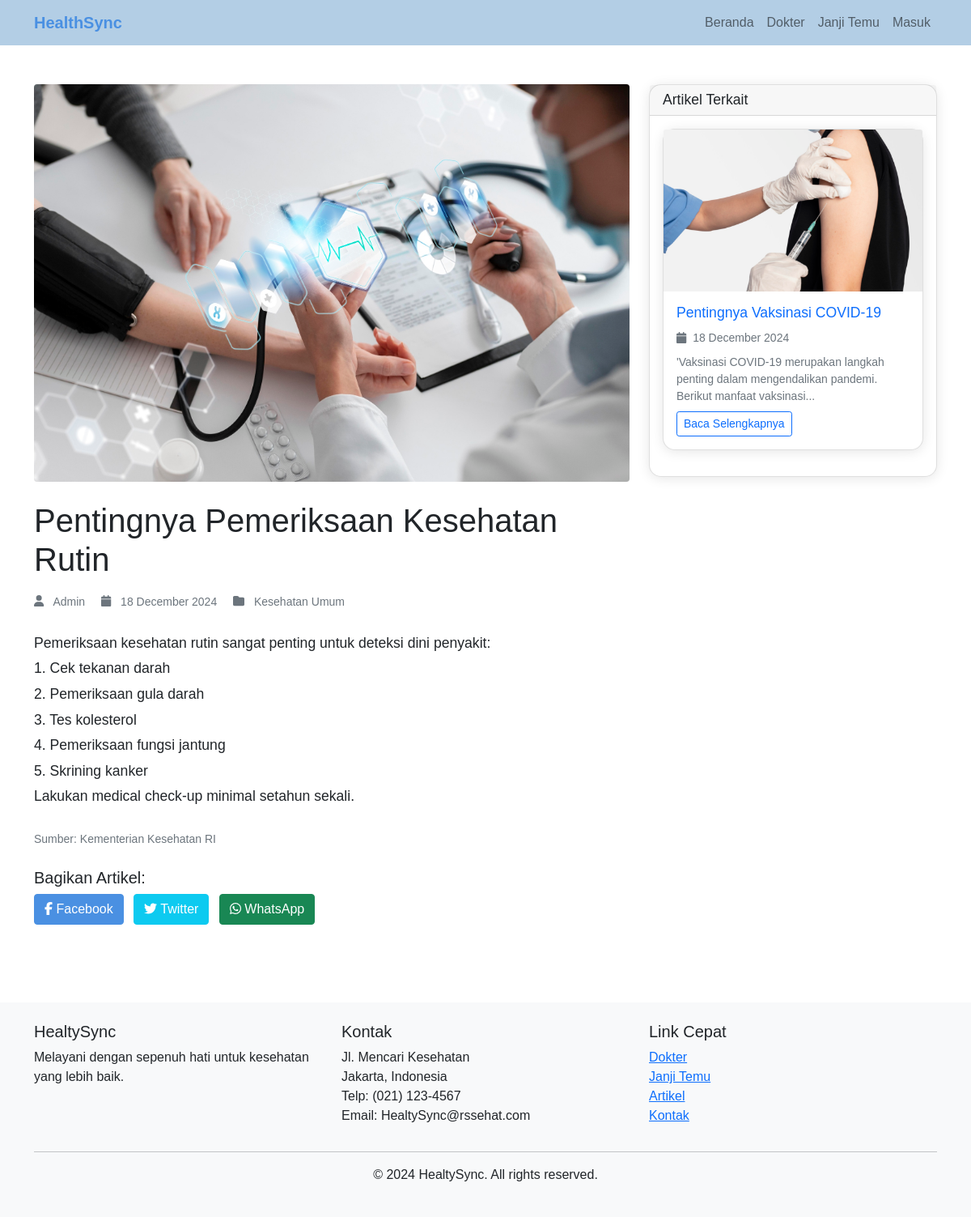
The page /article.php?id=9 on the database its author committed.
### tables this page shows
CREATE TABLE `health_articles` (
  `id` int(11) NOT NULL,
  `title` varchar(255) NOT NULL,
  `content` text NOT NULL,
  `image` varchar(255) DEFAULT NULL,
  `category` varchar(100) NOT NULL,
  `author_id` int(11) DEFAULT NULL,
  `source` varchar(255) DEFAULT NULL,
  `published_at` timestamp NOT NULL DEFAULT current_timestamp(),
  `created_at` timestamp NOT NULL DEFAULT current_timestamp(),
  `updated_at` timestamp NOT NULL DEFAULT current_timestamp() ON UPDATE current_timestamp()
);

### article.php (the view, shortened to what this page needs)
<?php
require_once 'config/database.php';
if (isset($_GET['id'])) {
    try {
        $stmt = $pdo->prepare("
            SELECT
                ha.*,
                u.name as author_name
            FROM health_articles ha
            LEFT JOIN users u ON ha.author_id = u.id
            WHERE ha.id = ?
        ");
        $stmt->execute([$_GET['id']]);
        $article = $stmt->fetch();
        $stmt = $pdo->prepare("
            SELECT * FROM health_articles
            WHERE category = ? AND id != ?
            ORDER BY published_at DESC
            LIMIT 3
        ");
        $stmt->execute([$article['category'], $article['id']]);
        $related_articles = $stmt->fetchAll();
    } catch(PDOException $e) {
        $error = "Terjadi kesalahan saat mengambil artikel.";
    }
    try {
        $stmt = $pdo->prepare("
            SELECT * FROM health_articles
            WHERE category = ?
            AND id != ?
            AND published_at <= CURRENT_TIMESTAMP
            ORDER BY published_at DESC
            LIMIT 3
        ");
        $stmt->execute([$article['category'], $article['id']]);
        $related_articles = $stmt->fetchAll();
    } catch(PDOException $e) {
        $error = "Terjadi kesalahan saat mengambil artikel terkait.";
    }
} else {
    header("Location: articles.php");
    exit();
}
include 'includes/header.php';
?>
<div class="container my-5">
    <?php if (isset($error)): ?>
        <div class="alert alert-danger"><?php echo $error; ?></div>
    <?php else: ?>
        <div class="row">
            <div class="col-lg-8">
                <article>
                    <?php if($article['image']): ?>
                        <img src="<?php echo htmlspecialchars($article['image']); ?>"
                             alt="<?php echo htmlspecialchars($article['title']); ?>"
                             class="img-fluid rounded mb-4">
                    <?php endif; ?>
                    <h1 class="mb-3"><?php echo htmlspecialchars($article['title']); ?></h1>
                    <div class="text-muted mb-4">
                        <small>
                            <i class="fas fa-user me-2"></i>
                            <?php echo htmlspecialchars($article['author_name'] ?? 'Admin'); ?>
                            <i class="fas fa-calendar ms-3 me-2"></i>
                            <?php echo date('d F Y', strtotime($article['published_at'])); ?>
                            <i class="fas fa-folder ms-3 me-2"></i>
                            <?php echo htmlspecialchars($article['category']); ?>
                        </small>
                    </div>
                    <div class="article-content">
                        <?php echo nl2br(htmlspecialchars($article['content'])); ?>
                    </div>
                    <?php if($article['source']): ?>
                        <div class="mt-4">
                            <small class="text-muted">
                                Sumber: <?php echo htmlspecialchars($article['source']); ?>
                            </small>
                        </div>
                    <?php endif; ?>
                </article>
                <div class="mt-4 mb-5">
                    <h5>Bagikan Artikel:</h5>
                    <?php
                    $share_url = urlencode("http://" . $_SERVER['HTTP_HOST'] . $_SERVER['REQUEST_URI']);
                    $share_title = urlencode($article['title']);
                    ?>
                    <a href="https://www.facebook.com/sharer/sharer.php?u=<?php echo $share_url; ?>"
                       class="btn btn-primary me-2" target="_blank">
                        <i class="fab fa-facebook-f"></i> Facebook
                    </a>
                    <a href="https://twitter.com/intent/tweet?url=<?php echo $share_url; ?>&text=<?php echo $share_title; ?>"
                       class="btn btn-info me-2 text-white" target="_blank">
                        <i class="fab fa-twitter"></i> Twitter
                    </a>
                    <a href="https://wa.me/?text=<?php echo $share_title . '%20' . $share_url; ?>"
                       class="btn btn-success" target="_blank">
                        <i class="fab fa-whatsapp"></i> WhatsApp
                    </a>
                </div>
            </div>
            <div class="col-lg-4">
                <div class="card mb-4">
                    <div class="card-header">
                        <h5 class="card-title mb-0">Artikel Terkait</h5>
                    </div>
                    <div class="card-body">
                        <?php if(empty($related_articles)): ?>
                            <p class="text-muted">Tidak ada artikel terkait.</p>
                        <?php else: ?>
                            <?php foreach($related_articles as $related): ?>
                                <div class="card mb-3">
                                    <?php if($related['image']): ?>
                                        <img src="<?php echo htmlspecialchars($related['image']); ?>"
                                            alt="<?php echo htmlspecialchars($related['title']); ?>"
                                            class="card-img-top">
                                    <?php endif; ?>
                                    <div class="card-body">
                                        <h6 class="card-title">
                                            <a href="article.php?id=<?php echo $related['id']; ?>"
                                            class="text-decoration-none">
                                                <?php echo htmlspecialchars($related['title']); ?>
                                            </a>
                                        </h6>
                                        <p class="card-text">
                                            <small class="text-muted">
                                                <i class="fas fa-calendar me-1"></i>
                                                <?php echo date('d F Y', strtotime($related['published_at'])); ?>
                                            </small>
                                        </p>
                                        <p class="card-text text-muted small">
                                            <?php
                                            $excerpt = strip_tags($related['content']);
                                            echo substr($excerpt, 0, 100) . '...';
                                            ?>
                                        </p>
                                        <a href="article.php?id=<?php echo $related['id']; ?>"
                                        class="btn btn-sm btn-outline-primary">
                                            Baca Selengkapnya
                                        </a>
                                    </div>
                                </div>
                            <?php endforeach; ?>
                        <?php endif; ?>
                    </div>
                </div>
            </div>
        </div>
    <?php endif; ?>
</div>
<?php include 'includes/footer.php'; ?>

### includes/header.php (shortened to what this page needs)
<!DOCTYPE html>
<html lang="id">
<head>
    <link href="https://cdn.jsdelivr.net/npm/bootstrap@5.1.3/dist/css/bootstrap.min.css" rel="stylesheet">
</head>
<body>
    <nav class="navbar navbar-expand-lg navbar-light">
        <div class="container">
            <a class="navbar-brand" href="index.php">HealthSync</a>
            <div class="collapse navbar-collapse" id="navbarNav">
                <ul class="navbar-nav ms-auto">
                    <li class="nav-item">
                        <a class="nav-link" href="index.php">Beranda</a>
                    </li>
                    <li class="nav-item">
                        <a class="nav-link" href="doctors.php">Dokter</a>
                    </li>
                    <li class="nav-item">
                        <a class="nav-link" href="appointment.php">Janji Temu</a>
                    </li>
                    <?php if(isset($_SESSION['user_id'])): ?>
                        <li class="nav-item">
                            <a class="nav-link" href="profile.php">Profil</a>
                        </li>
                        <li class="nav-item">
                            <a class="nav-link" href="logout.php">Keluar</a>
                        </li>
                    <?php else: ?>
                        <li class="nav-item">
                            <a class="nav-link" href="login.php">Masuk</a>
                        </li>
                    <?php endif; ?>
                </ul>
            </div>
        </div>
    </nav>
</body>
</html>

### includes/footer.php (shortened to what this page needs)
    <footer class="bg-light py-4 mt-5">
        <div class="container">
            <div class="row">
                <div class="col-md-4">
                    <h5>HealtySync</h5>
                    <p>Melayani dengan sepenuh hati untuk kesehatan yang lebih baik.</p>
                </div>
                <div class="col-md-4">
                    <h5>Kontak</h5>
                    <p>
                        Jl. Mencari Kesehatan<br>
                        Jakarta, Indonesia<br>
                        Telp: (021) 123-4567<br>
                        Email: HealtySync@rssehat.com
                    </p>
                </div>
                <div class="col-md-4">
                    <h5>Link Cepat</h5>
                    <ul class="list-unstyled">
                        <li><a href="doctors.php">Dokter</a></li>
                        <li><a href="appointment.php">Janji Temu</a></li>
                        <li><a href="articles.php">Artikel</a></li>
                        <li><a href="contact.php">Kontak</a></li>
                    </ul>
                </div>
            </div>
            <hr>
            <div class="text-center">
                <p>&copy; <?php echo date('Y'); ?> HealtySync. All rights reserved.</p>
            </div>
        </div>
    </footer>
</body>
</html>

### includes/header.php (style rules this page uses)
:root { --primary-color: #4A90E2; --light-blue: #b3cee5; }
body { font-family: 'Arial', sans-serif; background-color: #ffffff; }
.navbar { background-color: var(--light-blue); }
.navbar-brand { color: var(--primary-color) !important; font-weight: bold; }
.btn-primary { background-color: var(--primary-color); border-color: var(--primary-color); }
.card { border-radius: 15px; box-shadow: 0 2px 15px rgba(0,0,0,0.1); }

### article.php (style rules this page uses)
.article-content { line-height: 1.8; font-size: 1.1em; }
.card-img-top { height: 200px; object-fit: cover; }
.card .card-title { font-size: 1.1rem; margin-bottom: 0.5rem; }
.card .card-text { margin-bottom: 0.5rem; }

### rows shown on the page
health_articles: image (picture), title "Pentingnya Pemeriksaan Kesehatan Rutin", published_at "18 December 2024", category "Kesehatan Umum", content "Pemeriksaan kesehatan rutin sangat penting untuk deteksi dini penyakit: 1. Cek tekanan darah 2. Pemeriksaan gula darah 3. Tes kolesterol 4. Pemeriksaan fungsi jantung 5. Skrining kanker Lakukan medical check-up minimal setahun sekali.", source "Kementerian Kesehatan RI"
health_articles: image (picture), title "Pentingnya Vaksinasi COVID-19", published_at "18 December 2024", content "'Vaksinasi COVID-19 merupakan langkah penting dalam mengendalikan pandemi. Berikut manfaat vaksinasi"

### other values the page prints
$article['author_name'] "Admin"
